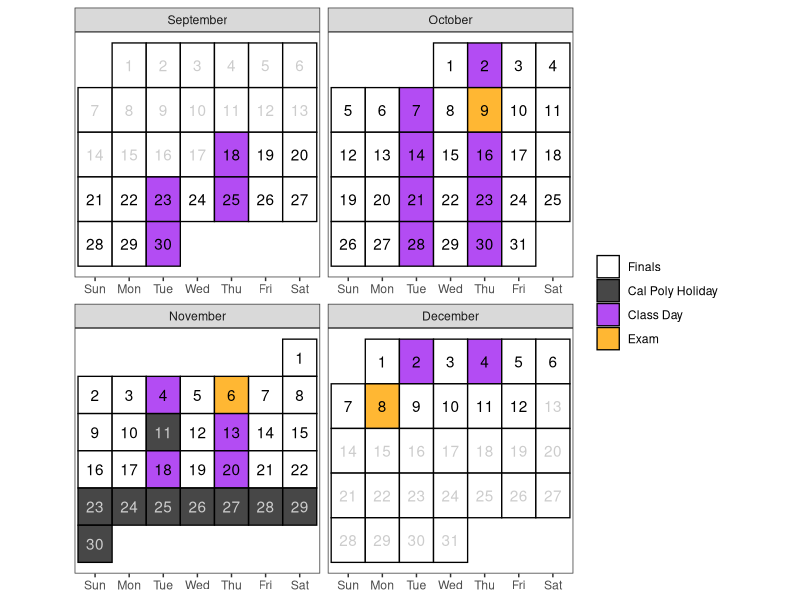
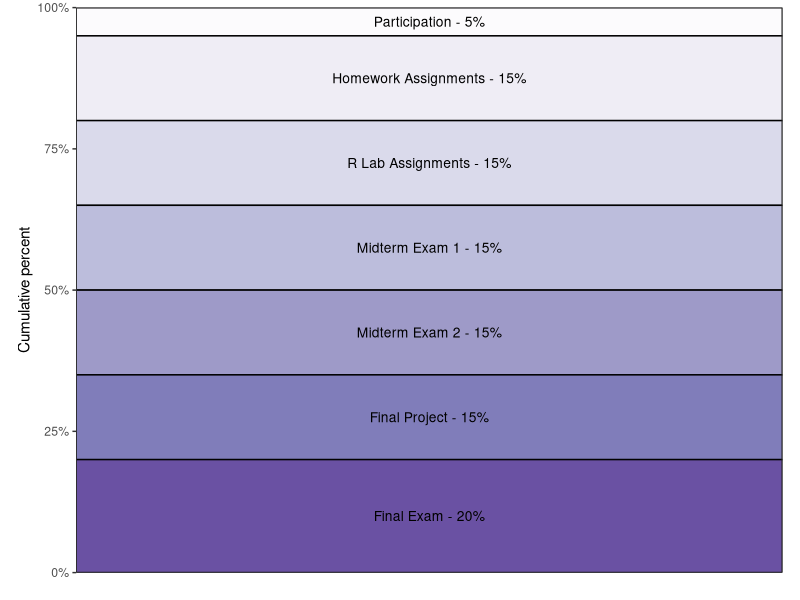

Write R code to recreate these figures, in order.
## ---- chunk 1
#| include: false

library(tidyverse)

# Create a calendar for your syllabus ----
# Source: http://svmiller.com/blog/2020/08/a-ggplot-calendar-for-your-semester/

# 1) what is the first Day of the semester?
# Any number of ways to identify dates in R, but we'll use {lubridate} and the ymd() function here.
# Format: YYYYMMDD
semester_dates <- seq(ymd(20250918), ymd(20251212), by=1)
# Weekday(s) of class
class_wdays <- c("Tue", "Thu")

not_here_dates <- c(
  ymd("20251111"),
  ymd("20251123"),
  ymd("20251124"),
  ymd("20251125"),
  ymd("20251126"),
  ymd("20251127"),
  ymd("20251128"),
  ymd("20251129"),
  ymd("20251130")
  )

exam_dates <- c(ymd(20251009), 
                ymd(20251106),
                ymd(20251208)
                )

finals_week <- seq(ymd(20251206), ymd(20251212), by = 1)

# Custom function for treating the first day of the month as the first week 
# of the month up until the first Sunday 
# (unless Sunday was the start of the month)
wom <- function(date) {
    first <- wday(as.Date(paste(year(date), month(date), 1, sep = "-")))
    return((mday(date) + (first - 2)) %/% 7 + 1)
  }
# Create a data frame of dates, assign to Cal
Cal <- tibble(date = seq(ymd(20250901), ymd(20251231), by=1))  |>
  mutate(mon = lubridate::month(date, label = T, abbr = F),
         wkdy = weekdays(date, abbreviate = T),
         wkdy = fct_relevel(wkdy, "Sun", "Mon", "Tue", "Wed", "Thu","Fri","Sat"), # make sure Sunday comes first
         semester = date %in% semester_dates, 
         # project = date %in% project_dates,
         exams = date %in% exam_dates, # is it an exam?
         not_here = date %in% not_here_dates, # is it a day off?
         exam_wk = date %in% finals_week,
         day = lubridate::mday(date), 
         week = wom(date)
         ) |>
  mutate(category = case_when(
    # project ~ "Project",
    exams ~ "Exam",
    not_here ~ "Cal Poly Holiday",
    semester & wkdy %in% class_wdays & !not_here & !exam_wk ~ "Class Day",
    semester ~ "Finals",
    TRUE ~ "NA"
  )
  )

class_cal <- Cal |> 
  ggplot(aes(wkdy, week)) +
  theme_bw() +
  theme(aspect.ratio = 1, 
        panel.grid.major.x = element_blank(),
        legend.position = "right",
        legend.title = element_blank(),
        axis.title.y = element_blank(), 
        axis.title.x = element_blank(),
        axis.ticks.y = element_blank(), 
        axis.text.y = element_blank()) +
  geom_tile(alpha=0.8, aes(fill=category), color="black", size=.45) +
  facet_wrap(~mon, scales = "free", ncol=2) +
  geom_text(aes(label = day, color = semester & (!not_here))) +
  # put your y-axis down, flip it, and reverse it
  scale_y_reverse(breaks=NULL) +
  # manually fill scale colors to something you like...
  scale_color_manual(values = c("FALSE" = "grey80", "TRUE" = "black"), guide = "none") + 
  scale_fill_manual(values=c("Class Day"="purple", 
                             "Finals"="white",
                             "Cal Poly Holiday" = "grey10",
                             "NA" = "white", # I like these whited out...
                             "Exam"="orange"),
                    #... but also suppress a label for a non-class semester day
                    breaks=c("Finals", "Cal Poly Holiday", "Class Day","Exam"))
# class_cal

exam_days <- filter(Cal, category == "Exam") |>
  dplyr::mutate(topic = c("Midterm Exam 1",
                          "Midterm Exam 2",
                          "Common Final Exam"
                          ),
         time = c("In Class", 
                  "In Class",
                  "TBD"
                  )
         ) |>
  rowwise() |>
  mutate(sem_week = week(date),
         Date = paste(format(date, "%b %e"), sep = ",", collapse = ", "))

## ---- chunk 2
# 1) Set your semester start (usually a Monday)
term_start <- as.Date("2025-08-18")

# 2) Define your topics by semester week (index = 1, 2, 3, ...)
topics <- c(
  "Ch. 0 - Welcome to Stat 218",
  "Ch. 1 - Introduction to Statistical Thinking",
  "Ch. 2 - Inference for One Proportion",
  "Ch. 4 - Analysis of a Single Categorical Variable",
  "Ch. 5 - Methods for Two Categorical Variables",
  "Ch. 6 - Methods for Describing a Numerical Variable",
  "Ch. 7 - Inferential Methods for a Single Numerical Variable",
  "Ch. 8 - Comparing a Numerical Variable Across Two Groups",
  "Ch. 9 - Comparing a Numerical Variable Across More than Two Groups",
  "Ch. 10 - Methods for Two Numerical Variables",
  "Final Project"
)

# Helper to compute semester week
sem_week <- function(x, start = term_start) {
  as.integer(floor(as.numeric(as.Date(x) - start) / 7)) + 1
}


# 3) Class days summarized to semester weeks
class_days <- Cal |>
  filter(category %in% c("Class Day")) |>
  mutate(sem_week = sem_week(date)) |>
  # If you have any pre-term entries, drop or relabel:
  filter(sem_week >= 1) |>
  group_by(sem_week) |>
  summarize(
    Date = paste(format(as.Date(date), "%b %e"), collapse = ", "),
    .groups = "drop"
  ) |>
  mutate(topic = topics)

# 4) Make sure exam_days also has sem_week before binding
exam_days <- exam_days |>
  mutate(sem_week = sem_week(date)) |>
  transmute(
    sem_week,
    Date = format(as.Date(date), "%b %e"),
    topic # keep your existing exam labels in this column
  )

# 5) Combine, order, and select final columns
out <- bind_rows(class_days, exam_days) |>
  arrange(sem_week) |>
  select(Date, Topic = topic)

# out
## ---- chunk 3
#| echo: false
#| eval: true
#| warning: false
#| fig-width: 5
#| fig-height: 5
#| fig-pos: 'H'
#| out-width: 60%
#| fig-align: center
#| fig-cap: "Note: I have requested a common final exam on Monday, Dec. 8th at 7:10-10pm for my two sections. This needs to be approved by the university. Please talk to me *before* you schedule travel for finals week."
class_cal
## ---- chunk 4
#| echo: false
#| eval: true
#| fig-pos: 'h'
out |>
kableExtra::kable(caption = "Tentative schedule of class topics:", format = "simple")
## ---- chunk 5
#| echo: false
#| fig-loc: "H"
#| out-width: 70%
#| fig-align: center
library(RColorBrewer)
pal <- brewer.pal(n = 8, name = "Purples")

grades <- tribble(
  ~category,  ~percent,
  "Participation", 0.05,
  "Homework Assignments", 0.15,
  "R Lab Assignments", 0.15,
  # "Unit Quizzes", 0.10,
  "Midterm Exam 1", 0.15, 
  "Midterm Exam 2", 0.15,
  "Final Project", 0.15,
  "Final Exam", 0.20
) |> 
  mutate(category = factor(category, 
                           levels = c(
                             "Participation",
                             "Homework Assignments",
                             "R Lab Assignments",
                             # "Unit Quizzes",
                             "Midterm Exam 1",
                             "Midterm Exam 2",
                             "Final Project",
                             "Final Exam")
                           )
         ) |>  
  mutate(
    location = rep(1, 7) 
  )

grades |>
  ggplot(aes(x = location, y = percent, fill = category)) +
  geom_col(color = "black") +
  guides(fill = "none") +
  geom_text(
    aes(label = paste0(category, " - ", scales::percent(percent))),
    position = position_stack(vjust = 0.5),  # ← centers labels in each stack
    size = 3.5
  ) +
  scale_x_discrete("", expand = c(0, 0)) +
  scale_y_continuous("Cumulative percent", labels = scales::percent, expand = c(0, 0)) +
  theme_test() +
  theme(aspect.ratio = 0.8, axis.text.x = element_blank()) +
  scale_fill_manual(values = pal)
